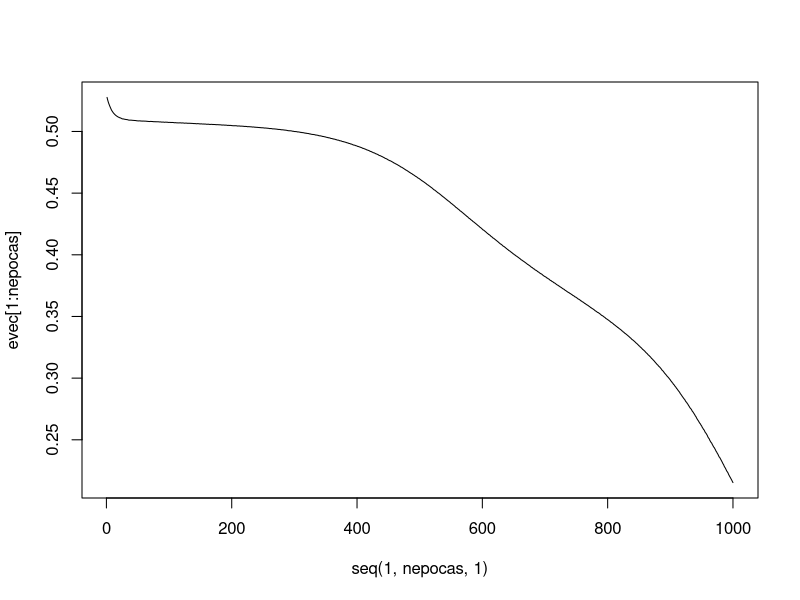

R code for this plot:
rm(list=ls())

sech2<- function (u)
{
  return (((2/(exp(u)+exp(-u)))*(2/(exp(u)+exp(-u)))))
  
}

xin <- matrix (c(0,0,0,1,1,0,1,1), ncol=2, nrow=4, byrow=TRUE) 
yin <- matrix (c(-1,1,1,-1,1,-1,-1,1), ncol=2, nrow=4, byrow=TRUE)


w15 <- runif(1)-0.5 
w16 <- runif(1)-0.5 

w25 <- runif(1)-0.5 
w26 <- runif(1)-0.5 

w35 <- runif(1)-0.5 
w36 <- runif(1)-0.5 

w47 <- runif(1)-0.5 
w48 <- runif(1)-0.5 

w57 <- runif(1)-0.5 
w58 <- runif(1)-0.5 

w67 <- runif(1)-0.5 
w68 <- runif(1)-0.5 


nepocas<-0
tol<-0.1
eepoca<-tol+1
maxepocas<-1000
N<-4
eta<-0.01

evec<-matrix(nrow=1, ncol=maxepocas)

while((nepocas<maxepocas) &&(eepoca>tol))
{
  
  ei2<-0
  xseq<-sample(N)
  for (i in 1:N){
    
    irand<-xseq[i]
    i2 <- xin[irand,1]
    i3 <- xin[irand,2]
    y7 <- yin[irand,1]
    y8 <- yin[irand, 2]
    i1 <- 1
    i4 <- 1
    
    u5 <- i1*w15+i2*w25+i3*w35
    u6 <- i1*w16+i2*w26+i3*w36
    
    i5 <- tanh(u5)
    i6 <- tanh(u6)
    
    u7 <- i4*w47+i5*w57+i6*w67
    u8 <- i4*w48+i5*w58+i6*w68
    
    i7 <-tanh(u7)
    i8 <- tanh(u8)
    
    
    e7 <- y7-i7
    e8 <- y8-i8
    
    d7 <- e7*sech2(u7)
    d8 <- e8*sech2(u8)
    
    dw47 <- eta*d7*i4
    dw48 <- eta*d8*i4
    
    dw57 <- eta*d7*i5
    dw58 <- eta*d8*i5
    
    dw67 <- eta*d7*i6
    dw68 <- eta*d8*i6
    
    d5 <- (d7*w57+d8*w58)*sech2(u5)
    d6 <- (d7*w67+d8*w68)*sech2(u6)
    
    dw15 <- eta*d5*i1
    dw16 <- eta*d6*i1
    
    dw25 <- eta*d5*i2
    dw26 <- eta*d6*i2
    
    dw35 <- eta*d5*i3
    dw36 <- eta*d6*i3
    
    w15 <- w15+dw15 
    w16 <- w16+dw16
    
    w25 <- w25+dw25 
    w26 <- w26+dw26 
    
    w35 <- w35+dw35 
    w36 <- w36+dw36 
    
    w47 <- w47+dw47 
    w48 <- w48+dw48 
    
    w57 <- w57+dw57 
    w58 <- w58+dw58 
    
    w67 <- w67+dw67 
    w68 <- w68+dw68
    
    ei2<-ei2+((e7^2+e8^2))/4
    
  }
  
  nepocas<-nepocas+1
  evec[nepocas]<-ei2/N
  
  eepoca<-evec[nepocas]
  
}


plot (seq(1, nepocas, 1), evec[1:nepocas], type = 'l')
